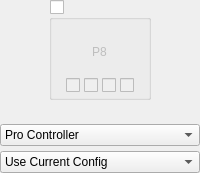
            <widget class="QWidget" name="widgetPlayer8" native="true">
             <layout class="QVBoxLayout" name="verticalLayout_26">
              <property name="spacing">
               <number>5</number>
              </property>
              <property name="leftMargin">
               <number>0</number>
              </property>
              <property name="topMargin">
               <number>0</number>
              </property>
              <property name="rightMargin">
               <number>0</number>
              </property>
              <property name="bottomMargin">
               <number>0</number>
              </property>
              <item alignment="Qt::AlignHCenter">
               <widget class="QGroupBox" name="groupPlayer8Connected">
                <property name="minimumSize">
                 <size>
                  <width>100</width>
                  <height>100</height>
                 </size>
                </property>
                <property name="title">
                 <string/>
                </property>
                <property name="checkable">
                 <bool>true</bool>
                </property>
                <property name="checked">
                 <bool>false</bool>
                </property>
                <layout class="QVBoxLayout" name="verticalLayout_11" stretch="1,0">
                 <property name="spacing">
                  <number>7</number>
                 </property>
                 <property name="leftMargin">
                  <number>14</number>
                 </property>
                 <property name="topMargin">
                  <number>7</number>
                 </property>
                 <property name="rightMargin">
                  <number>14</number>
                 </property>
                 <property name="bottomMargin">
                  <number>4</number>
                 </property>
                 <item>
                  <widget class="QWidget" name="controllerPlayer8" native="true">
                   <property name="styleSheet">
                    <string notr="true"/>
                   </property>
                   <layout class="QVBoxLayout" name="verticalLayout_19">
                    <property name="topMargin">
                     <number>16</number>
                    </property>
                    <item alignment="Qt::AlignHCenter|Qt::AlignVCenter">
                     <widget class="QLabel" name="labelPlayer8">
                      <property name="text">
                       <string>P8</string>
                      </property>
                     </widget>
                    </item>
                   </layout>
                  </widget>
                 </item>
                 <item alignment="Qt::AlignHCenter">
                  <widget class="QWidget" name="Player8LEDs" native="true">
                   <property name="enabled">
                    <bool>false</bool>
                   </property>
                   <property name="minimumSize">
                    <size>
                     <width>0</width>
                     <height>10</height>
                    </size>
                   </property>
                   <layout class="QHBoxLayout" name="horizontalLayout_14">
                    <property name="spacing">
                     <number>4</number>
                    </property>
                    <property name="leftMargin">
                     <number>0</number>
                    </property>
                    <property name="topMargin">
                     <number>0</number>
                    </property>
                    <property name="rightMargin">
                     <number>0</number>
                    </property>
                    <property name="bottomMargin">
                     <number>0</number>
                    </property>
                    <item>
                     <widget class="QCheckBox" name="checkboxPlayer8LED1"/>
                    </item>
                    <item>
                     <widget class="QCheckBox" name="checkboxPlayer8LED2"/>
                    </item>
                    <item>
                     <widget class="QCheckBox" name="checkboxPlayer8LED3"/>
                    </item>
                    <item>
                     <widget class="QCheckBox" name="checkboxPlayer8LED4"/>
                    </item>
                   </layout>
                  </widget>
                 </item>
                </layout>
               </widget>
              </item>
              <item>
               <widget class="QWidget" name="Player8Explain" native="true">
                <property name="minimumSize">
                 <size>
                  <width>0</width>
                  <height>10</height>
                 </size>
                </property>
                <layout class="QVBoxLayout" name="verticalLayout_35">
                 <property name="spacing">
                  <number>0</number>
                 </property>
                 <property name="leftMargin">
                  <number>0</number>
                 </property>
                 <property name="topMargin">
                  <number>0</number>
                 </property>
                 <property name="rightMargin">
                  <number>0</number>
                 </property>
                 <property name="bottomMargin">
                  <number>0</number>
                 </property>
                 <item>
                  <widget class="QLabel" name="labelPlayer8Explain">
                   <property name="alignment">
                    <set>Qt::AlignCenter</set>
                   </property>
                  </widget>
                 </item>
                </layout>
               </widget>
              </item>
              <item>
               <widget class="QComboBox" name="comboPlayer8Emulated">
                <item>
                 <property name="text">
                  <string>Pro Controller</string>
                 </property>
                </item>
                <item>
                 <property name="text">
                  <string>Dual Joycons</string>
                 </property>
                </item>
                <item>
                 <property name="text">
                  <string>Left Joycon</string>
                 </property>
                </item>
                <item>
                 <property name="text">
                  <string>Right Joycon</string>
                 </property>
                </item>
               </widget>
              </item>
              <item>
               <widget class="QComboBox" name="comboPlayer8Profile">
                <item>
                 <property name="text">
                  <string>Use Current Config</string>
                 </property>
                </item>
               </widget>
              </item>
             </layout>
            </widget>
